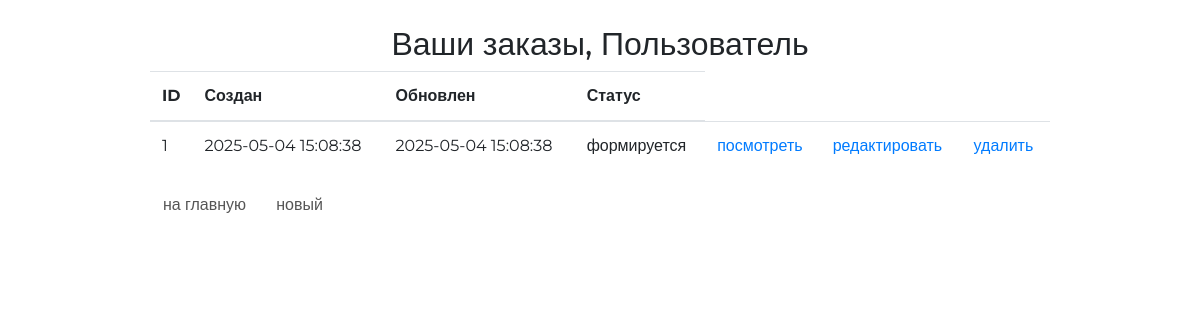
Screenshot of /order/ (signed in) with the database file from the repository.
### ordersapp/models.py (models this page shows, shortened)
class Order(models.Model):
    FORMING = 'FM'
    SENT_TO_PROCEED = 'STP'
    PROCEEDED = 'PRD'
    PAID = 'PD'
    READY = 'RDY'
    CANCEL = 'CNL'
    ORDER_STATUS_CHOICES = (
        (FORMING, 'формируется'),
        (SENT_TO_PROCEED, 'отправлен в обработку'),
        (PROCEEDED, 'оплачен'),
        (PAID, 'обрабатывается'),
        (READY, 'подтверждён размещением'),
        (CANCEL, 'отменён'),
    )
    user = models.ForeignKey(
        settings.AUTH_USER_MODEL, on_delete=models.CASCADE)
    created = models.DateTimeField(verbose_name='создан',
    						auto_now_add=True)
    updated = models.DateTimeField(verbose_name='обновлён', auto_now=True)
    status = models.CharField(
        verbose_name='статус',
        max_length=3,
        choices=ORDER_STATUS_CHOICES,
        default=FORMING)
    is_active = models.BooleanField(verbose_name='активен', default=True)
    class Meta:
        ordering = ('-created',)
        verbose_name = 'заказ'
        verbose_name_plural = 'заказы'

### ordersapp/views.py (the view)
# urls.py: path('', ordersapp.OrderList.as_view(), name='orders_list'),
class OrderList(ListView):
    model = Order
    def get_queryset(self):
        return Order.objects.filter(user=self.request.user)

### ordersapp/templates/ordersapp/order_list.html
{% extends 'ordersapp/base.html' %}
{% load static %}
{% block content %}
    <div class="h2 text-center head">
        Ваши заказы,
        {% if user.first_name %}
            {{ user.first_name|title }}
        {% else %}
            Пользователь
        {% endif %}
    </div>
    <table class="table orders_list">
        <thead>
        <tr>
            <th>ID</th>
            <th>Создан</th>
            <th>Обновлен</th>
            <th>Статус</th>
        </tr>
        </thead>
        <tbody>
        {% for item in object_list %}
            {% if item.is_active %}
                <tr>
                    <td class="td1 orders_list">{{ item.pk }}</td>
                    <td>{{ item.created|date:"Y-m-d H:i:s" }}</td>
                    <td>{{ item.updated|date:"Y-m-d H:i:s" }}</td>
                    <td>{{ item.get_status_display }}</td>
                    <td>
                        <a href="{% url 'ordersapp:order_read' item.pk %}">
                            посмотреть
                        </a>
                    </td>
                    <td>
                        {% if item.status == 'FM' %}
                            <a href="{% url 'ordersapp:order_update' item.pk %}">
                                редактировать
                            </a>
                        {% endif %}
                    </td>
                    <td>
                        {% if item.status == 'FM' %}
                            <a href="{% url 'ordersapp:order_delete' item.pk %}">
                                удалить
                            </a>
                        {% endif %}
                    </td>
                </tr>
            {% endif %}
        {% endfor %}
        </tbody>
    </table>
    <button class="btn btn-default btn-round">
        <a href="{% url 'main' %}">
            на главную
        </a>
    </button>
    <button class="btn btn-default btn-round">
        <a href="{% url 'ordersapp:order_create' %}">
            новый
        </a>
    </button>
{% endblock %}

### static/css/style.css (style rules this page uses)
* { margin: 0; padding: 0; }
.order_container button a { text-decoration: none; color: #555; }
.table.orders_list { min-width: 600px; }
.td1.orders_list { width: 40px; }
body { font-family: 'Montserrat', sans-serif; }
html, body { height: 100%; }
table { width: 100%; }
td:first-child { width: 235px; }

### rows the page displays
Order: pk "1", created "2025-05-04 15:08:38", updated "2025-05-04 15:08:38", status "формируется", shows "редактировать", shows "удалить"
